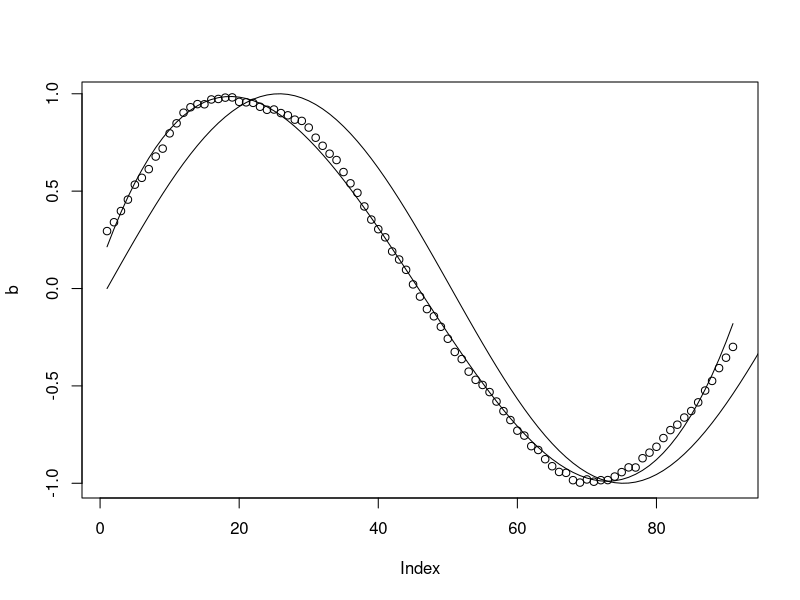
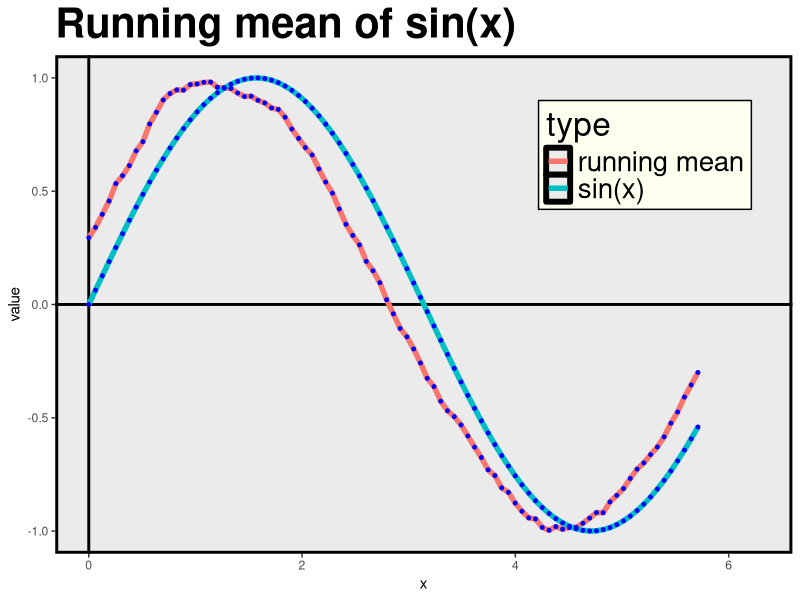

Here is the R script that generated these plots, in order:
##統模擬五
require(plyr)
library(dplyr)
library(tidyverse)
library(ggplot2)
library(igraph)

# running mean
set.seed(106354012)

a <- seq(0,2*pi, length=100)
b <- sin(seq(0,2*pi, length=100)) + rnorm(100,0,0.09)
c <- sin(seq(0,2*pi, length=100))

mse = NULL
for (k in 1:20){
r <- running_mean(b, binwidth=k)
x = NULL
for(i in 1:(100-k+1)){
x[i] <- mean(a[i:(i+k-1)])
}
mse[k] <- mean((sin(x)-r)^2)
num = which(mse==min(mse))
}
mse
paste("the minimum mse of k is",num)
paste("the minimum mse is",min(mse))

# plot

b <- running_mean(b, binwidth=which(mse==min(mse)))
plot(b)
model <- lm(b ~ poly(seq(0,2*pi, length=100-num+1),3))
y <- fitted.values(model)
lines(fitted.values(model))  # 模擬出來的資料線段
lines(c)                     # 真實的線段
data <- cbind(a[1:length(b)],b,c[1:length(b)])%>%as.data.frame()
colnames(data) <- c("x","running mean","sin(x)")
library(magrittr)
data2 <- gather(data,key = "type",value = "value",2:3)
data2$type %<>% as.factor()
ggplot(data2)+ labs(title = "Running mean of sin(x)")+
  theme(panel.grid.major=element_blank(),panel.grid.minor=element_blank())+
  xlim(0,2*pi)+ ylim(-1,1) +
  geom_vline(xintercept = 0,size=1)+
  geom_hline(yintercept = 0,size=1)+
  geom_line(mapping = aes(x=x,y=value,color=type,group=type),lwd=1.87)+
  geom_point(mapping = aes(x=x,y=value),color="blue",size=1)+
  theme(legend.text = element_text(size = 16))+
  theme(legend.position = c(0.8,0.8))+
  theme(legend.background = element_rect(size=0.5, linetype="solid",fill ="#FFFFF0",colour ="black"))+
  theme(panel.background = element_rect(color='#000000',size=2))+
  theme(plot.title = element_text(size = 30, face = "bold"))+
  theme(legend.title=element_text(size=24))+
  theme(legend.text=element_text(size=20))
  
# 1,000 simulation runs ( 設定k=2 )

a <- seq(0,2*pi, length=100)
b <- sin(seq(0,2*pi, length=100)) + rnorm(100,0,0.09)
c <- sin(seq(0,2*pi, length=100))
d <- c()
for (i in 1:1000) {
b <- NULL
b <- sin(seq(0,2*pi, length=100)) + rnorm(100,0,0.09)
b1 <- running_mean(b, binwidth=2)
d <- rbind(d,b1)
}
# MSE
bias <- c()
var <- c()
for (j in 1:100) {
  bias[j] = mean(d[j,])-c[j] 
  var[j] = var(d[j,])
}
MSE <- sum(bias^2)+sum(var) ; MSE

